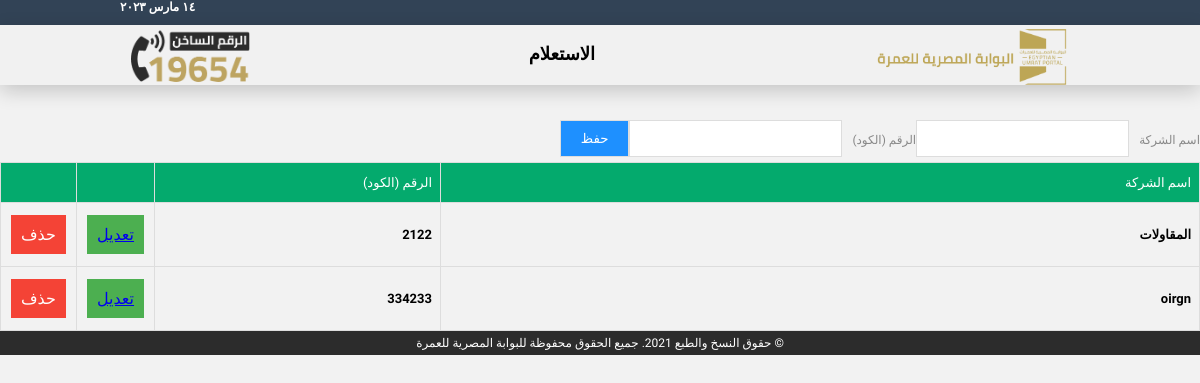
The page /company/ on the database its author committed.
### mysite/models.py (models this page shows, shortened)
class Company(models.Model):
    name = models.CharField(max_length=50)
    number = models.CharField(max_length=50)
    created = models.DateTimeField(default=timezone.now)

### mysite/views.py (the view)
# urls.py: path('company/', views.companyList, name='company_list'),
def companyList(request):
    if request.method == 'POST':
        form = CompanyForm(request.POST)
        if form.is_valid():
            form.save()
            return redirect('mysite:company_list')
    companies = Company.objects.all()
    form = CompanyForm()
    return render(request, 'mysite/company/company_list.html', {'form': form, 'companies': companies, 'section': 'company'})

### mysite/forms.py
class CompanyForm(forms.ModelForm):
    class Meta:
        model = Company
        fields = ('name', 'number')
        widgets = {
            'number': forms.NumberInput(attrs={'type': 'number'})
        }

### mysite/templates/mysite/company/company_list.html (shortened to what this page needs)
{% extends 'base.html' %}
{% block content %}
<form class="form-inline" method="post">
    {{form.name}}
    {{form.number}}
    <button type="submit">حفظ</button>
</form>
<table id="passengers">
    <tr>
        <th>اسم الشركة</th>
        <th>الرقم (الكود)</th>
        <th></th>
        <th></th>
    </tr>
    {% for company in companies %}
    <tr>
        <td>{{company.name}}</td>
        <td>{{company.number}}</td>
        <td><button class="button save" ><a href="{% url 'mysite:company_edit' company.number %}">تعديل</a></button></td>
        <form method="POST" action="{% url 'mysite:companyDelete' company.number %}">
            <td><button type="submit" class="button delete" onclick="return confirmDelete('{{ company.name }}');">حذف</button>
            </td>
        </form>
    </tr>
    {% endfor %}
</table>
{% endblock content %}

### static/css/style.css (style rules this page uses)
* { margin: 0px; padding: 0px; font-family: 'Cairo', sans-serif; }
body { background-color: #f2f2f2; }
form { margin-top: 30px; display: block; }
table { border-collapse: collapse; border-spacing: 0; width: 100%; }
th { font-weight: 400; width: 73%; text-align: right; font-size: 13px; }
td { text-align: right; font-size: small; font-weight: 650; }
td, th { padding: 2px 10px; }

### mysite/templates/mysite/company/company_list.html (style rules this page uses)
.form-inline { display: flex; flex-flow: row wrap; align-items: center; }
.form-inline input { vertical-align: middle; margin: 5px 10px 5px 0; padding: 10px; background-color: #fff; border: 1px solid #ddd; }
.form-inline button { padding: 10px 20px; background-color: dodgerblue; border: 1px solid #ddd; color: white; }
#passengers { font-family: Arial, Helvetica, sans-serif; border-collapse: collapse; width: 100%; }
#passengers td, #passengers th { border: 1px solid #ddd; padding: 8px; }
#passengers tr:nth-child(even) { background-color: #f2f2f2; }
#passengers th { padding-top: 12px; padding-bottom: 12px; text-align: right; background-color: #04AA6D; color: white; }
.button { background-color: #4CAF50; border: none; color: white; padding: 10px; text-align: center; text-decoration: none; display: inline-block; font-size: 16px; margin: 4px 2px; transition-duration: 0.4s; cursor: pointer; }
.save { background-color: #4CAF50; }
.delete { background-color: #f44336; }

### rows shown on the page
Company: name "المقاولات", number "2122"
Company: name "oirgn", number "334233"
